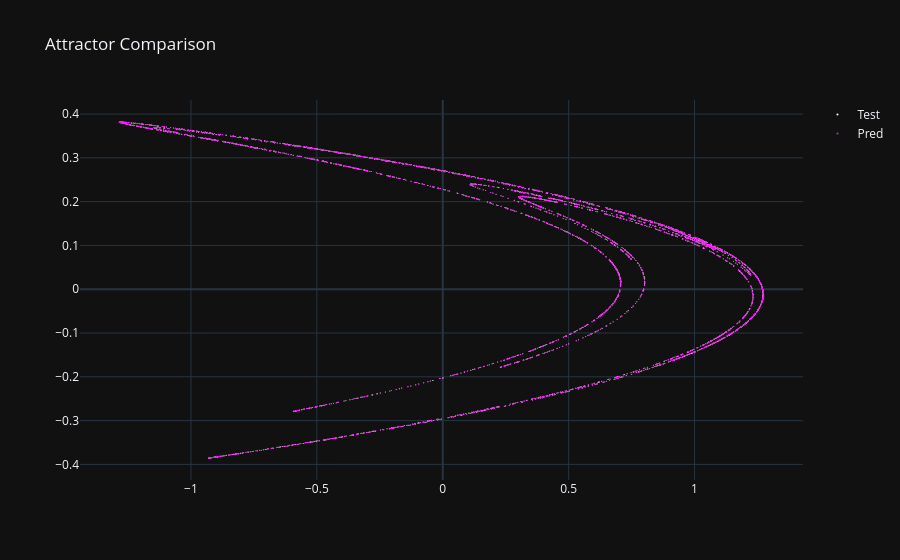
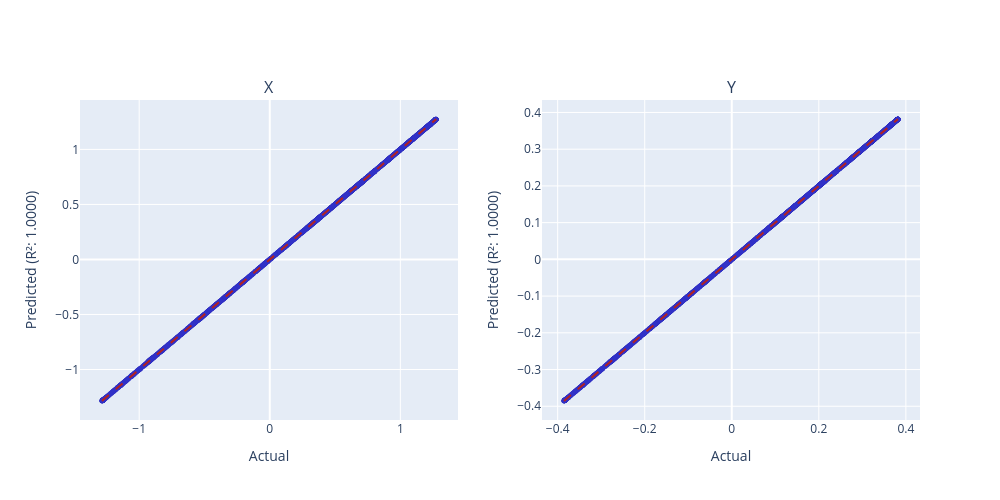

Notebook cell for these charts, in order:
### Code cell
scatter_plot([henon_dataset[-Y_pred.shape[0] :], Y_pred], ["Test", "Pred"]).show()
r_2_plots_grid(Y_test, Y_pred, ["X", "Y"]).show()

### Figure 1 — Plotly figure (JSON) as saved in the notebook; plotly's stock layout.template omitted (floating-point values rounded to 4 significant figures; data arrays with more than 128 entries replaced by an {"elided": "..."} marker saying what was removed)
{"data": [{"marker": {"color": "white", "size": 1}, "mode": "markers", "name": "Test", "type": "scatter", "x": {"elided": "4000 float values"}, "y": {"elided": "4000 float values"}}, {"marker": {"color": "magenta", "size": 1}, "mode": "markers", "name": "Pred", "type": "scatter", "x": {"elided": "4000 float values"}, "y": {"elided": "4000 float values"}}], "layout": {"title": {"text": "Attractor Comparison"}}}

### Figure 2 — Plotly figure (JSON) as saved in the notebook; plotly's stock layout.template omitted (floating-point values rounded to 4 significant figures; data arrays with more than 128 entries replaced by an {"elided": "..."} marker saying what was removed)
{"data": [{"marker": {"color": "rgba(50, 50, 200, 0.5)", "size": 5}, "mode": "markers", "name": "Data", "type": "scatter", "x": {"elided": "4000 float values"}, "xaxis": "x", "y": {"elided": "4000 float values"}, "yaxis": "y"}, {"line": {"color": "firebrick", "dash": "dash"}, "mode": "lines", "name": "Ideal", "type": "scatter", "x": [-1.285, 1.275], "xaxis": "x", "y": [-1.285, 1.275], "yaxis": "y"}, {"marker": {"color": "rgba(50, 50, 200, 0.5)", "size": 5}, "mode": "markers", "name": "Data", "type": "scatter", "x": {"elided": "4000 float values"}, "xaxis": "x2", "y": {"elided": "4000 float values"}, "yaxis": "y2"}, {"line": {"color": "firebrick", "dash": "dash"}, "mode": "lines", "name": "Ideal", "type": "scatter", "x": [-0.3854, 0.3819], "xaxis": "x2", "y": [-0.3854, 0.3819], "yaxis": "y2"}], "layout": {"annotations": [{"font": {"size": 16}, "showarrow": false, "text": "X", "x": 0.225, "xanchor": "center", "xref": "paper", "y": 1, "yanchor": "bottom", "yref": "paper"}, {"font": {"size": 16}, "showarrow": false, "text": "Y", "x": 0.775, "xanchor": "center", "xref": "paper", "y": 1, "yanchor": "bottom", "yref": "paper"}], "height": 500, "showlegend": false, "width": 1000, "xaxis": {"anchor": "y", "domain": [0, 0.45], "title": {"text": "Actual"}}, "xaxis2": {"anchor": "y2", "domain": [0.55, 1], "title": {"text": "Actual"}}, "yaxis": {"anchor": "x", "domain": [0, 1], "title": {"text": "Predicted (R²: 1.0000)"}}, "yaxis2": {"anchor": "x2", "domain": [0, 1], "title": {"text": "Predicted (R²: 1.0000)"}}}}
